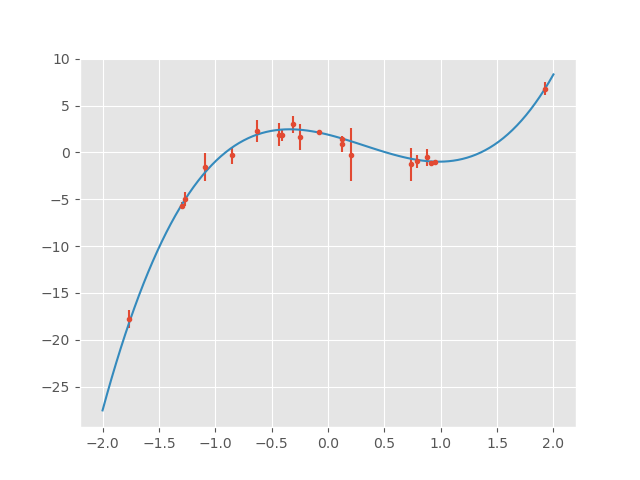

This chart was generated by the following Python code:
import numpy as np
import matplotlib.pyplot as plt
from scipy import optimize

np.random.seed(123)
plt.style.use('ggplot')

def make_data(a0=2, a1=-3, a2=-3, a3=3, n=20):

        x = np.sort(np.random.uniform(-2, 2,n))
        y = a0 + a1*x + a2*x*x + a3*x*x*x
        u = np.random.normal(0, 1, n)
        y += np.random.rand(n)*u

        return x, y, u


def log_likelihood(theta, x, y, u):

       n = len(x)
       d = np.vstack([np.ones(n), x, x*x, x*x*x])
       f = lambda x: theta.dot(d)
       log_l = -0.5 * np.sum(((y-f(x))/u)**2 + n * np.log(u**2))

       return log_l


def mle(x, y, u, log_l):

        nll = lambda *args: -1 * log_l(*args)
        result = optimize.minimize(nll, np.array([1, 1, 1, 1]), args=(x, y, u),
                        method='Nelder-Mead')

        return result.x

        
# an example
x, y, u = make_data()
mle_theta = mle(x, y, u, log_likelihood)

plt.errorbar(x, y, u, fmt='.')
xp = np.linspace(-2, 2, 100)
plt.plot(xp, mle_theta.dot(np.vstack([np.ones(len(xp)), xp, xp*xp, xp*xp*xp])))
plt.show()
